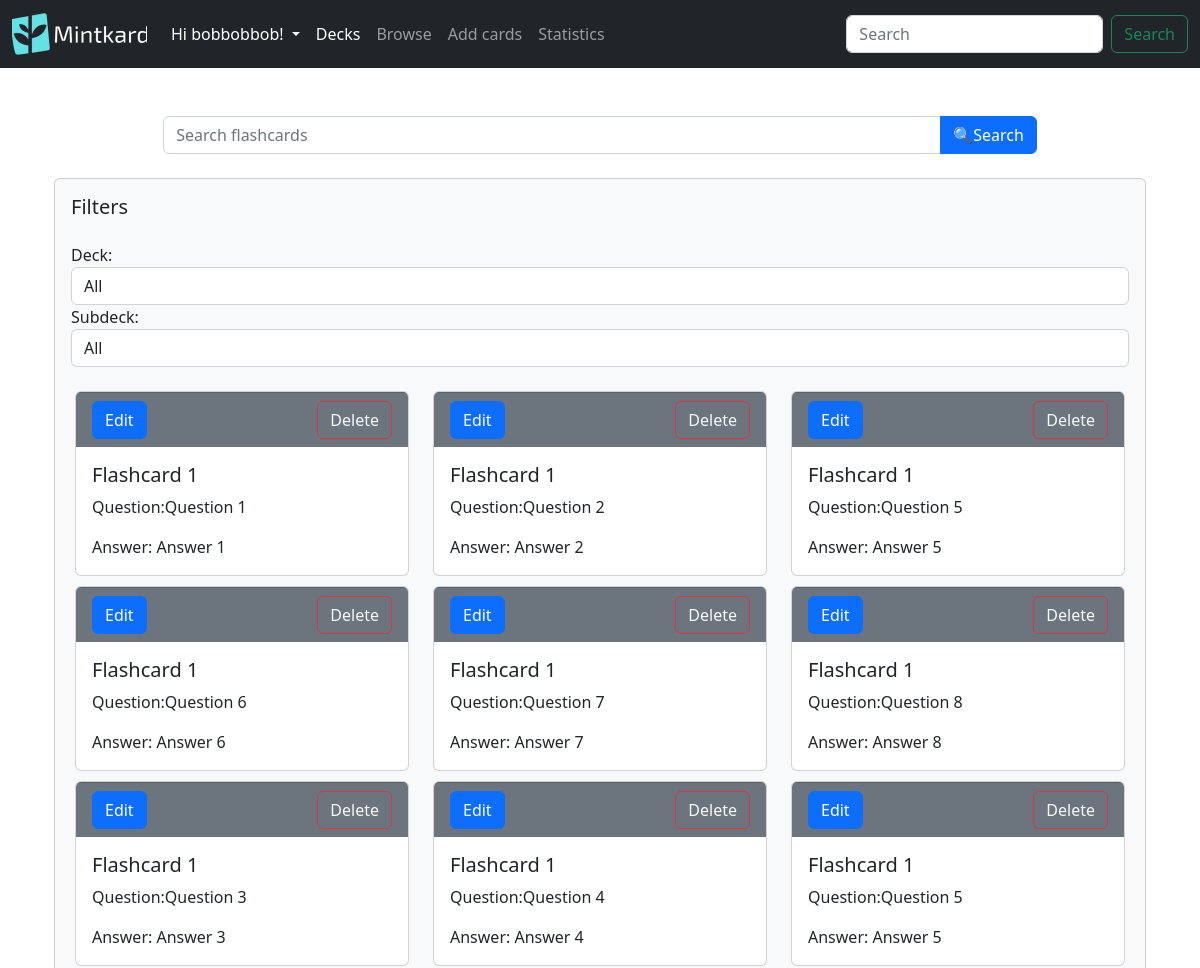
Page /decks/browse (signed in, upper part) on the earlier database version.
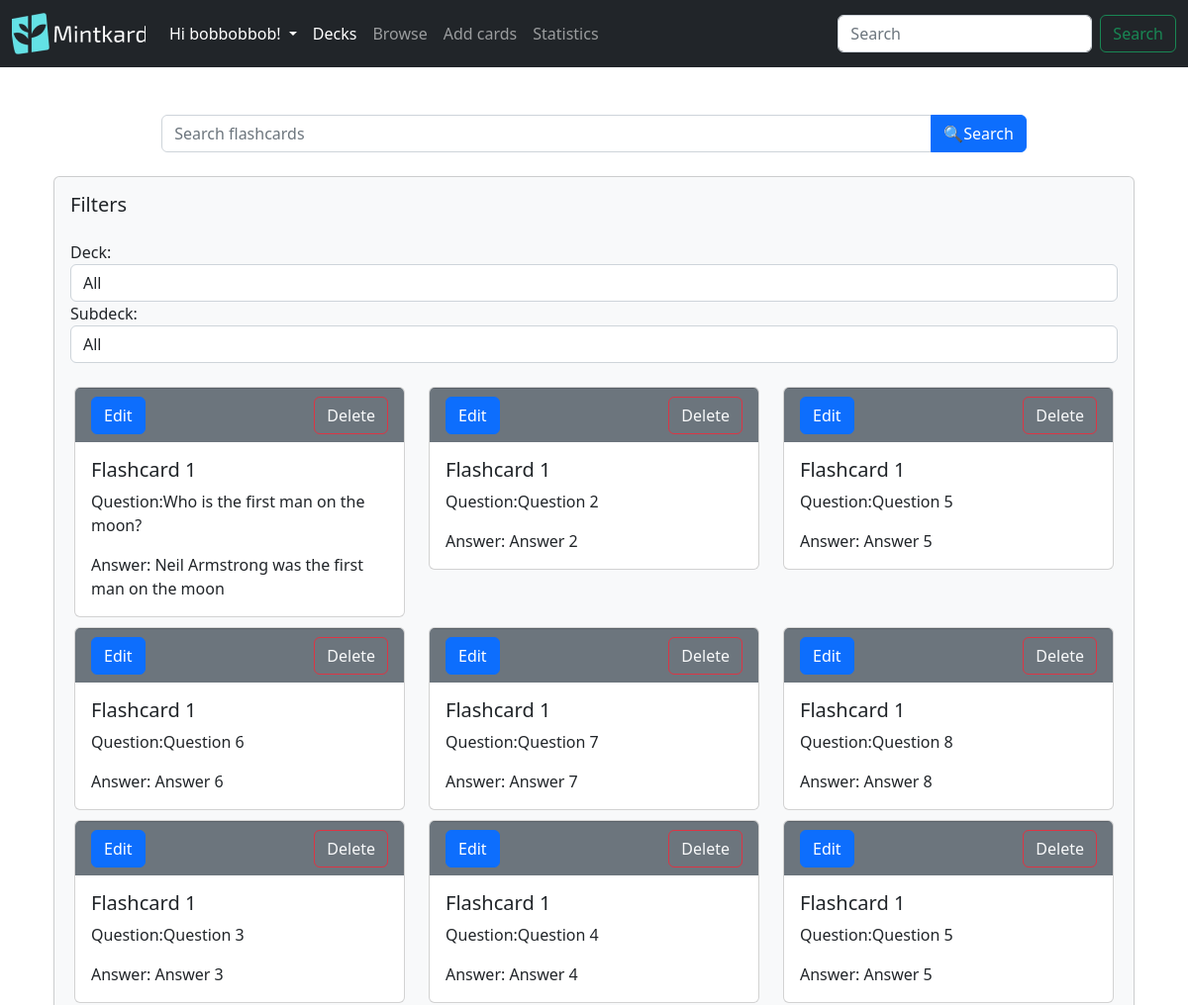
Same page on the later database version.
### mintkard/models.py (models this page shows, shortened)
class User(db.Model,UserMixin):
    id = db.Column(db.Integer,primary_key= True)
    username = db.Column(db.String(100), unique = True)
    email = db.Column(db.String(75),unique=True)
    password = db.Column(db.String(150))
    decks = db.relationship('Deck',backref = 'user_decks',lazy=True)#stores all the decks that the owner owns, in the parents class

class Card(db.Model):
    id = db.Column(db.Integer, primary_key=True)#Primary key
    question = db.Column(db.String(200))
    answer = db.Column(db.String(400))
    last_study = db.Column(db.DateTime(timezone=True))
    is_new = db.Column(db.Boolean, default=True)
    interval = db.Column(db.Integer)
    easiness_factor = db.Column(db.Integer)
    quality = db.Column(db.Integer)
    deck_id = db.Column(db.Integer, db.ForeignKey('deck.id'))#One to many relationship with decks
    def __repr__(self):
        return f"Card('{self.id}',{self.question}', '{self.answer}', '{self.deck_id}')"

### mintkard/decks.py (the view, shortened to what this page needs)
@login_required
@decks.route('/browse')
def browse():
    try:
        all_cards = g.fmanager.get_all_cards()
    except Exception as e:
        flash('Error locating decks: {}'.format(e),category='danger')
    print(all_cards)
    return render_template("browse.html",cards =all_cards)

### mintkard/decks.py (called while the page is built)
@decks.before_request
def before_request():
    g.fmanager = FlashcardManager(user_id=current_user.id, app=current_app)

    def get_all_cards(self) -> List[Card]:
        cards = []
        for deck in self.user.decks:
            cards.extend(self.get_cards_from_deck(deck))
        return cards

    def get_cards_from_deck(self,deck: Deck) -> List[Card]:
        cards = deck.cards#gets the cards in the currrent deck, but cards in child_decks are not collected yet
        for child_deck in deck.children_deck:
            cards.extend(self.get_cards_from_deck(child_deck))
        return cards

### mintkard/templates/browse.html (shortened to what this page needs)
{% extends 'layout.html' %}
{% block body %}
<div class="container mt-5">
  <div class="input-group mb-4" style="width:80%;margin: auto;">
    <input type="text"  class="col-auto form-control" placeholder="Search flashcards">
    <button type="submit" class="col-auto btn btn-primary ">🔍Search</button>
  </div>
  <div class="card bg-light mt-3">
    <div class="card-body">
      <h5 class="card-title mb-4">Filters</h5>
      <div class="form-group">
        <label for="deck-filter">Deck:</label>
        <select class="form-control" id="deck-filter">
          <option>All</option>
        </select>
      </div>
      <div class="form-group">
        <label for="subdeck-filter">Subdeck:</label>
        <select class="form-control" id="subdeck-filter">
          <option>All</option>
        </select>
      </div>
    </div>
<div class="row m-2" id="flashcard-cards">
  {% for card in cards %}
  <div class="col-sm-6 col-md-4" style = "margin-bottom: 10px;">
    <div class="card" id="revision-card">
      <div class="card-footer d-flex justify-content-between bg-secondary text-dark">
        <a class="btn btn-primary" id="edit" href ="/decks/edit/{{card.id}}">Edit</a>
        <a class="btn btn-outline-danger text-light"  id="delete">Delete</a>
      </div>
      <div class="card-body">
        <h5 class="card-title">Flashcard 1</h5>
        <p class="card-text">Question:{{card.question}}</p>
        <p class="card-text">Answer: {{card.answer}}</p>
      </div>
    </div>
  </div>
  {% endfor%}
</div>
{% endblock %}

### mintkard/templates/layout.html (shortened to what this page needs)
<!DOCTYPE html>
<html lang="en">
<head>
    <link rel="stylesheet" href="https://cdnjs.cloudflare.com/ajax/libs/font-awesome/4.7.0/css/font-awesome.min.css">
</head>
<link href="https://cdn.jsdelivr.net/npm/bootstrap@5.2.3/dist/css/bootstrap.min.css" rel="stylesheet"
>
<body>
    <nav class="navbar navbar-expand-lg navbar-dark bg-dark">
        <div class="container-fluid">
            <a class="navbar-brand" href="/home"><img src="/static/logo.png" alt="Mintkard" width="135" height="42"></a>
            <div class="collapse navbar-collapse" id="navbarSupportedContent">
                <ul class="navbar-nav me-auto mb-2 mb-lg-0">
                    {% if current_user.is_authenticated %}
                    <li class="nav-item dropdown">
                        <a class="nav-link dropdown-toggle" href="#" id="navbarDropdown" role="button" data-bs-toggle="dropdown" aria-expanded="false" style="color:white">
                            Hi {{ current_user.username }}!
                        </a>
                    </li>
                    {% endif %}
                    <li class="nav-item">
                        <a class="nav-link active" aria-current="page" href="/decks/">Decks</a>
                    </li>
                    <li class="nav-item">
                        <a class="nav-link" href="/decks/browse">Browse</a>
                    </li>
                    <li class="nav-item">
                        <a class="nav-link" href="/decks/create">Add cards</a>
                    </li>
                    <li class="nav-item">
                        <a class="nav-link" href="/decks/stats">Statistics</a>
                    </li>
                </ul>
                <form class="d-flex">
                    <input class="form-control me-2" type="search" placeholder="Search" aria-label="Search">
                    <button class="btn btn-outline-success" type="submit">Search</button>
                </form>
            </div>
        </div>
    </nav>
    <div class="container mt-5">
    {% block body %}{% endblock %}
    </div>
</body>
</html>

### mintkard/templates/browse.html (style rules this page uses)
#revision-card { max-height:250px; overflow-y:auto; }

Differences in the rows shown:
removed Card: question "Question 1", answer "Answer 1"
added Card: question "Who is the first man on the moon?", answer "Neil Armstrong was the first man on the moon"
